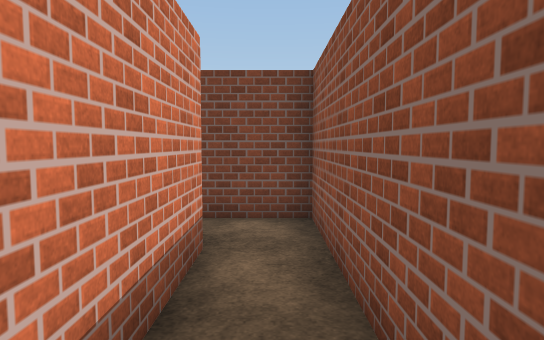
[1] (above)

12 first-person views from a walk through a scene from a Unity 3-D project. The camera is 1.5 m above the floor, tilts 4° down and sees 75° across. The floor is counted in squares, 1.2 m on a side. Each view is taken from the middle of a square. On the plan, view 1 faces up. The plan holds only what a view shows up to about 14 squares ahead; the rest is blank. The place goes on beyond the plan. The player character is not drawn. Surface patterns are stand-ins for the level's own textures.

[2]
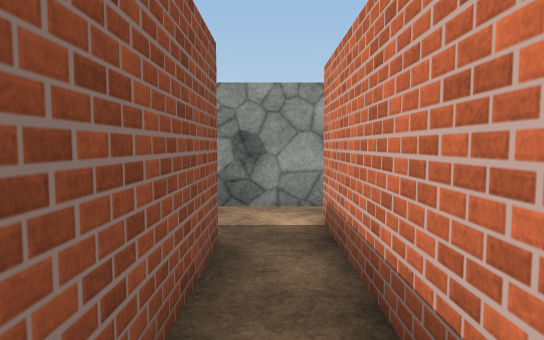

[3]
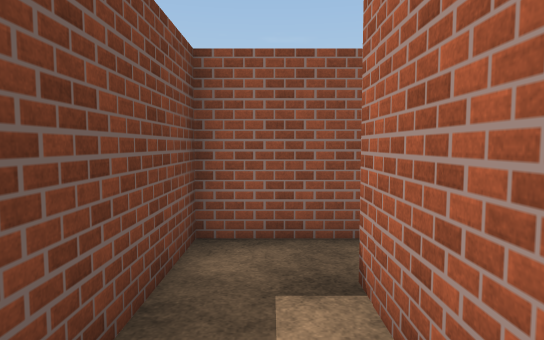

[4]
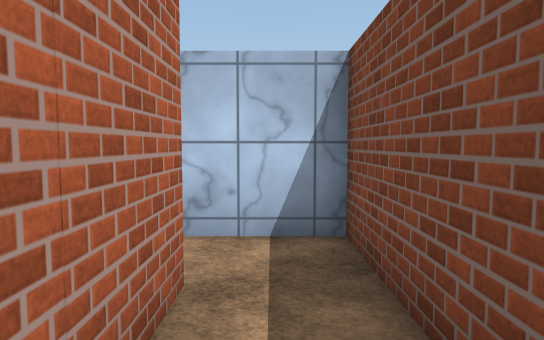

[5]
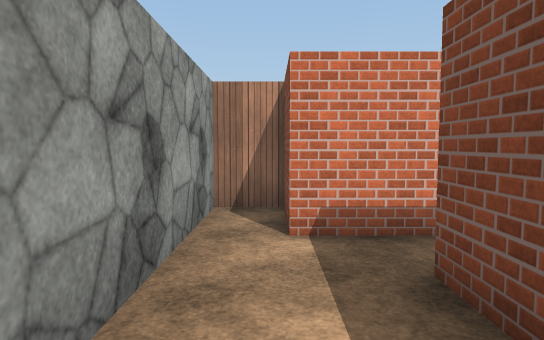

[6]
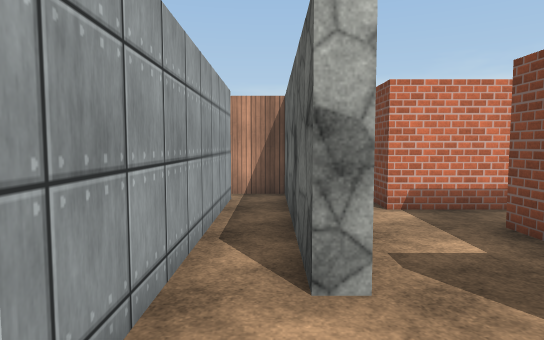

[7]
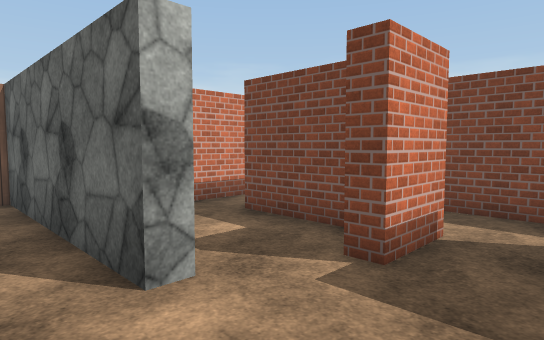

[8]
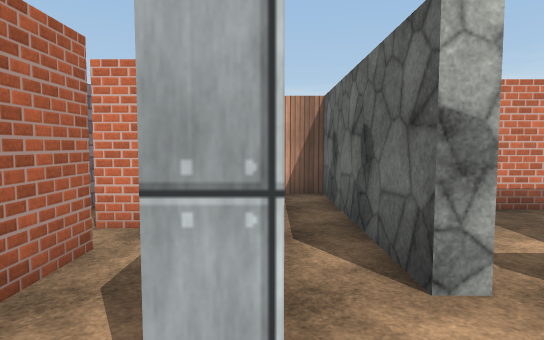

[9]
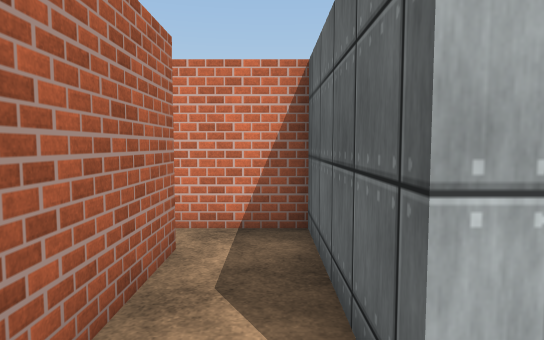

[10]
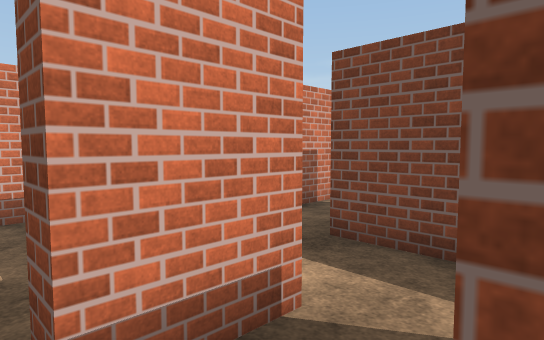

[11]
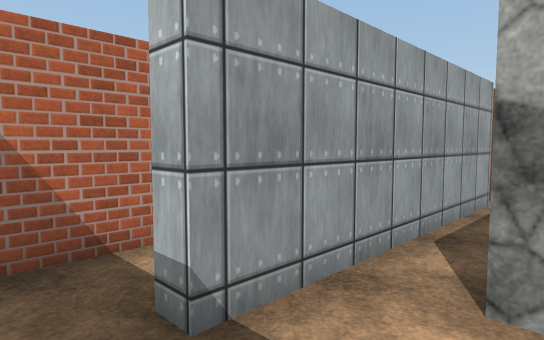

[12]
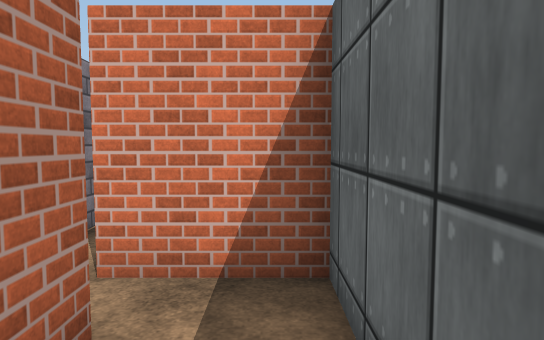

### Floor plan
Points are (right, up) in squares from view 1. A wall is a line through its corners. A room is listed if a view was taken in it or the views show most of it. See-through windows are left out.
Room 1 (view 1)
walls: (3.1, 0.6) (0.7, 0.6) (0.7, 4.5); (-0.8, 4.2) (-0.8, -0.9); (-3.1, -2.2) (2.6, -2.2)
ways out: opening at (0, 5) to room 2; opening at (3, -1) to room 3
Room 2 (views 2, 3, 4)
walls: (-3.1, 4.2) (-0.8, 4.2); (0.7, 4.5) (0.7, 6) (-4.8, 6) (-4.8, 3.8)
ways out: opening at (0, 5) to room 1
Room 3 (views 5, 6, 10, 11)
walls: (3.1, -2.1) (3.1, -2.7) (-3.1, -2.7) (-3.1, -4.2); (4.3, 1.1) (4.3, -0.6) (3.8, -0.6); (-2.4, -4) (4.8, -4)
ways out: opening at (3, -1) to room 1; opening at (5.5, -4) to room 4; opening at (5, 0.5)
Room 4 (views 7, 8, 9, 12)
walls: (4.8, -4) (4.8, -4.5) (0.7, -4.5) (0.7, -5.4); (1.8, -6.2) (5.5, -6.2)
ways out: opening at (5.5, -4) to room 3; opening at (1, -6)

Positions as (right, up) in squares from view 1, and headings:
1: (0, 0), facing up
2: (0, 5), facing down
3: (-4, 5), facing right
4: (0, 5), facing left
5: (4, -1), facing left
6: (6, -3), facing left
7: (6, -4), facing up-left
8: (6, -4), facing left
9: (6, -5), facing left
10: (6, -1), facing up-left
11: (6, -2), facing down-left
12: (4, -5), facing left
